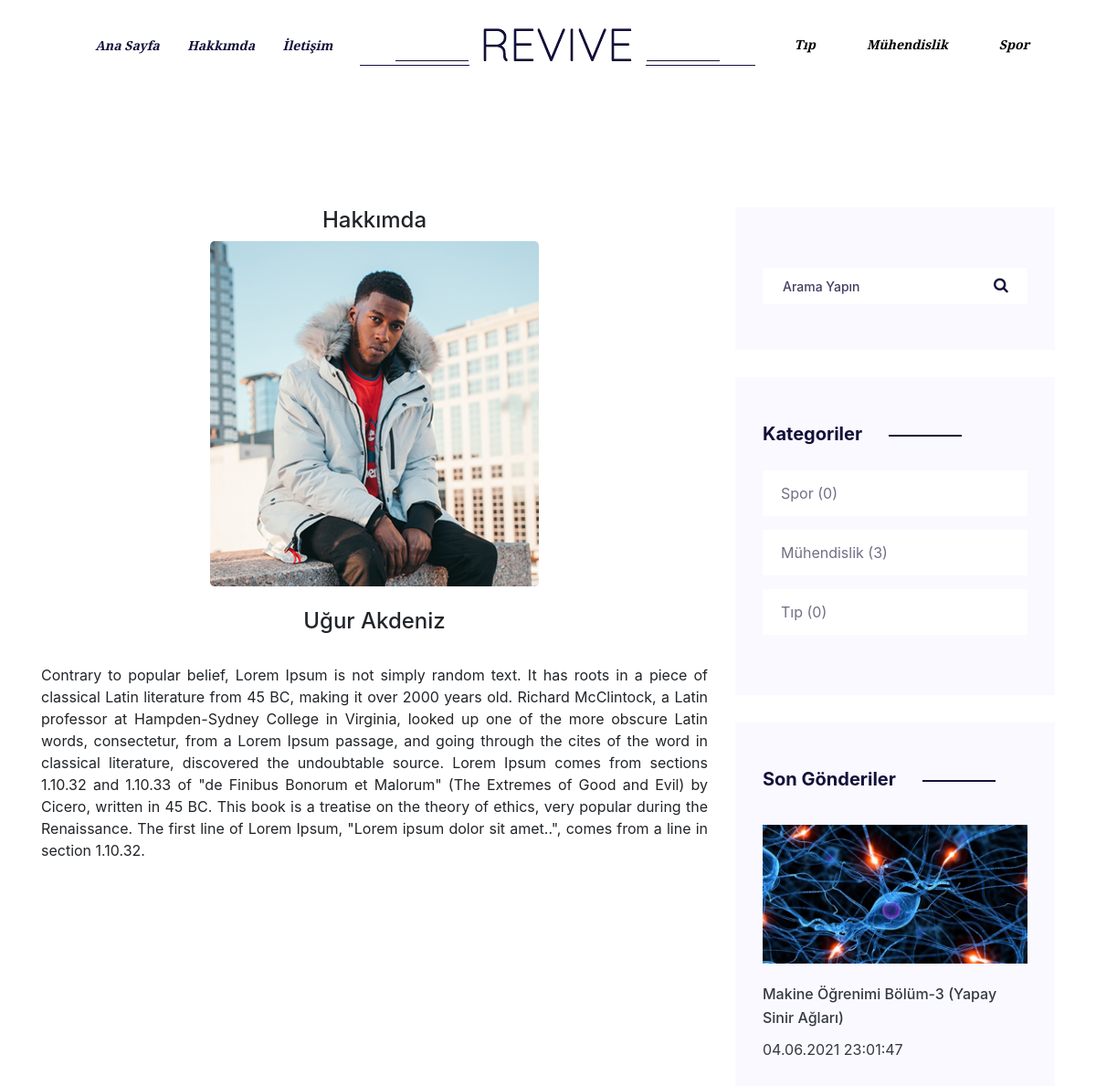
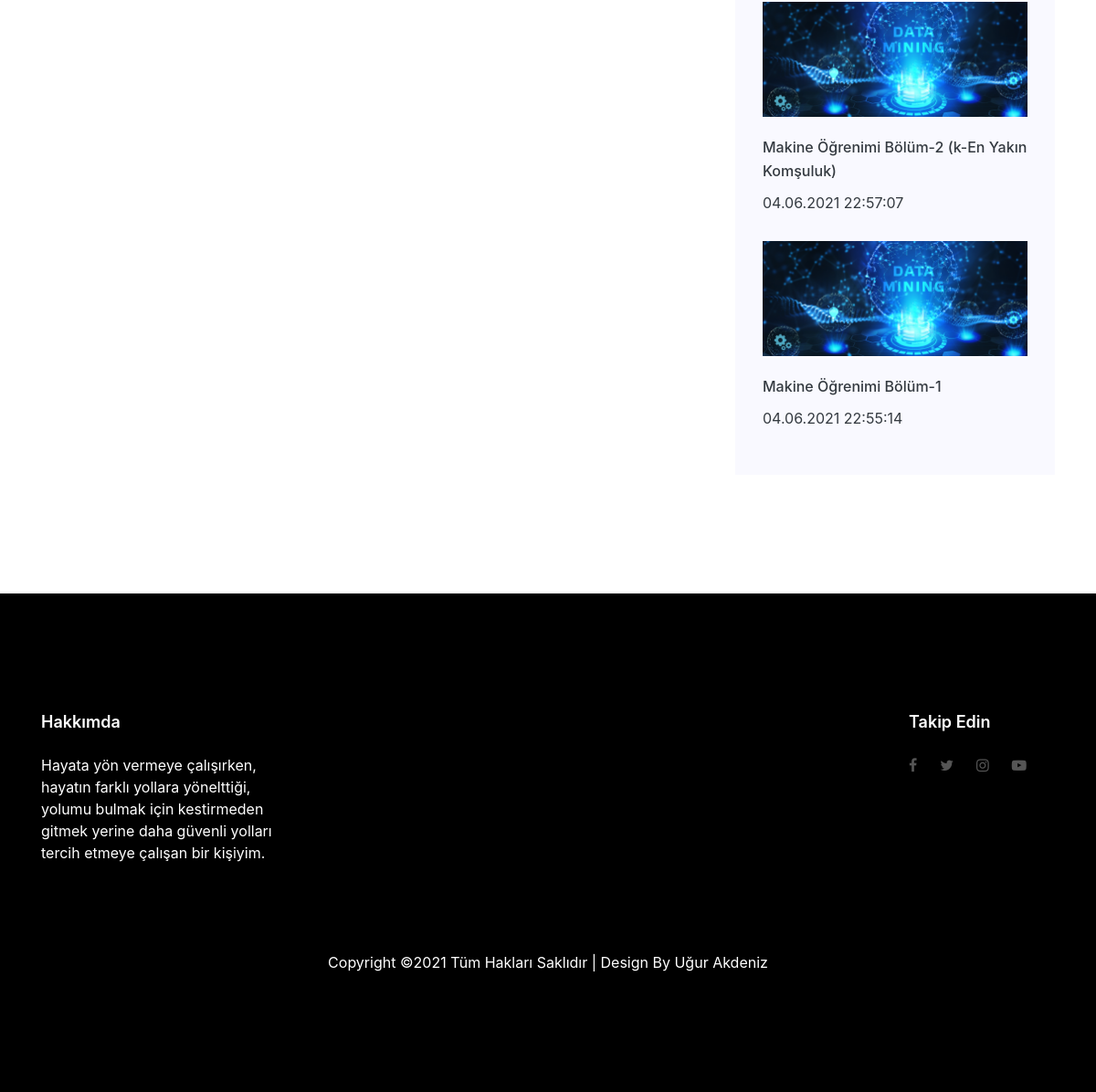
Page /about.php on the committed database (2 pictures, top to bottom).
### tables this page shows
CREATE TABLE `categories` (
  `cat_id` int(11) NOT NULL,
  `cat_title` varchar(255) NOT NULL
);

CREATE TABLE `about` (
  `biography_id` int(11) UNSIGNED NOT NULL,
  `biography_name` varchar(255) NOT NULL,
  `biography_about` text NOT NULL,
  `biography_about_long` text NOT NULL,
  `about_me` text NOT NULL,
  `facebook` varchar(255) NOT NULL,
  `twitter` varchar(255) NOT NULL,
  `instagram` varchar(255) NOT NULL,
  `youtube` varchar(255) NOT NULL
);

CREATE TABLE `posts` (
  `post_id` int(11) NOT NULL,
  `post_title` varchar(255) NOT NULL,
  `post_category` varchar(255) NOT NULL,
  `post_category_id` int(11) NOT NULL,
  `post_author` varchar(255) NOT NULL,
  `post_content` text NOT NULL,
  `post_date` varchar(255) NOT NULL,
  `post_image` text NOT NULL,
  `post_comment_count` int(255) NOT NULL,
  `post_views` int(255) NOT NULL,
  `post_tags` text NOT NULL,
  `post_status` varchar(255) NOT NULL DEFAULT 'draft',
  `post_track` text NOT NULL
);

### about.php (the view, shortened to what this page needs)
<!DOCTYPE html>
<html lang="zxx" class="no-js">
<head>
    <link rel="stylesheet" href="css/linearicons.css" />
    <link rel="stylesheet" href="css/font-awesome.min.css" />
    <link rel="stylesheet" href="css/magnific-popup.css" />
    <link rel="stylesheet" href="css/nice-select.css" />
    <link rel="stylesheet" href="css/owl.carousel.css" />
    <link rel="stylesheet" href="css/bootstrap.css" />
    <link rel="stylesheet" href="css/bootstrap-datepicker.css" />
    <link rel="stylesheet" href="css/themify-icons.css" />
    <link rel="stylesheet" href="css/main.css" />
</head>
<body>
    <?php include 'includes/header.php'; ?>
    <?php
    $query = "select * from about";
    $result = mysqli_query($connection, $query);
    while ($row = mysqli_fetch_assoc($result)) {
        $biography_name       = $row["biography_name"];
        $biography_about_long = $row['biography_about_long'];
    }
    ?>
    <?php include 'includes/navigation.php' ?>
    <section class="blog-post-area section-gap relative">
        <div class="container">
            <div class="row blog-entries">
                <div class="col-md-12 col-lg-8 main-content">
                    <h4 style="text-align: center;">Hakkımda</h4>
                    <div class="sidebar-box">
                        <div class="bio text-center">
                            <img src="images/1.jpg" alt="Image Placeholder" class="img-fluid">
                            <div class="bio-body"><br>
                                <h4><?php echo $biography_name ?></h4><br>
                                <p align="justify"><?php echo $biography_about_long ?></p>
                            </div>
                        </div>
                    </div>
                </div>
                <div class="col-lg-4 sidebar-widgets">
                    <div class="widget-wrap">
                        <div class="single-sidebar-widget search-widget">
                            <form action="search.php" class="search-form" method="post">
                                <div class="form-group">
                                    <input placeholder="Arama Yapın" name="search" type="text" onfocus="this.placeholder = ''" onblur="this.placeholder = 'Search Posts'">
                                    <button type="submit"><i class="fa fa-search"></i></button>
                                </div>
                            </form>
                        </div>
                        <?php include 'includes/category.php'; ?>
                        <?php include 'includes/sidebar.php'; ?>
                    </div>
                </div>
            </div>
        </div>
    </section>
    <?php include 'includes/footer.php'; ?>
</body>
</html>

### includes/header.php (shortened to what this page needs)
<?php include "db.php"; ?>
<?php include "function.php"; ?>
<!doctype html>
<html lang="en">
  <head>
    <link rel="stylesheet" href="css/bootstrap.css">
    <link rel="stylesheet" href="css/animate.css">
    <link rel="stylesheet" href="css/owl.carousel.min.css">
    <link rel="stylesheet" href="fonts/ionicons/css/ionicons.min.css">
    <link rel="stylesheet" href="fonts/fontawesome/css/font-awesome.min.css">
    <link rel="stylesheet" href="fonts/flaticon/font/flaticon.css">
  </head>
  <body>

### includes/navigation.php (shortened to what this page needs)
<header class="header-area">
  <div class="container">
    <div class="header-wrap">
      <div class="header-top d-flex justify-content-between align-items-lg-center navbar-expand-lg">
        <div class="col menu-left">
          <a class="active" href="index.php" style="text-decoration: none;">Ana Sayfa</a>
          <a class="active" href="about.php" style="text-decoration: none;">Hakkımda</a>
          <a class="active" href="contact.php" style="text-decoration: none;">İletişim</a>
        </div>
        <div class="col-5 text-lg-center mt-2 mt-lg-0">
          <span class="logo-outer">
            <span class="logo-inner">
              <a href="index.php"><img class="mx-auto" src="images/logo.png" alt="" /></a>
            </span>
          </span>
        </div>
        <nav class="col navbar navbar-expand-lg justify-content-end">
          <div class="collapse navbar-collapse menu-right" id="collapsibleNavbar">
            <ul class="navbar-nav justify-content-center w-100">
              <li class="nav-item">
                <?php echo show_cat(); ?>
              </li>
            </ul>
          </div>
        </nav>
      </div>
    </div>
  </div>
</header>

### includes/function.php
<?php
 include "db.php";
 function show_cat(){
   global $connection;
   $query = "SELECT * FROM categories";
   $result = mysqli_query($connection, $query);
   while($row = mysqli_fetch_array($result)){
     $cat_id = $row['cat_id'];
     $cat_title = $row['cat_title'];
     echo "<li class='nav-item dropdown'><a class='nav-link' href='category.php?cat_id=$cat_id'>{$cat_title}</a></li>";
   }
 }
 ?>

### includes/category.php
<?php
$query = "SELECT * FROM categories ORDER BY cat_id DESC LIMIT 6";
$result = mysqli_query($connection, $query);
?>
<div class="single-sidebar-widget post-category-widget">
  <h4 class="category-title">Kategoriler</h4>
  <ul class="cat-list mt-20">
    <?php
    while ($row = mysqli_fetch_array($result)) {
      $cat_id = $row['cat_id'];
      $cat_title = $row['cat_title'];
      $sql = mysqli_query($connection, "SELECT * FROM posts WHERE post_category_id=$cat_id");
      $span = mysqli_num_rows($sql);
      echo "<li><a href='category.php?cat_id=$cat_id' style='text-decoration:none;'>$cat_title <span>($span)</span></a></li>";
    }
    ?>
  </ul>
</div>

### includes/sidebar.php (shortened to what this page needs)
<div class="single-sidebar-widget popular-post-widget">
  <h4 class="popular-title">Son Gönderiler</h4>
  <div class="popular-post-list">
    <?php
    $query = "SELECT * FROM posts ORDER BY post_id DESC LIMIT 5";
    $result = mysqli_query($connection, $query);
    while ($row = mysqli_fetch_assoc($result)) {
      $post_id = $row['post_id'];
      $post_title = $row['post_title'];
      $post_image = $row['post_image'];
      $date = $row['post_date'];
    ?>
      <div class="single-post-list">
        <a href="single.php?post=<?php echo $post_id; ?>" style="text-decoration: none;">
          <div class="thumb">
            <img class="img-fluid" src="admin/<?php echo $post_image; ?>" alt="">
          </div>
          <div class="details mt-20">
            <h6 style="color: #343a40;text-decoration: none;"><?php echo $post_title; ?></h6>
            <a>
              <p style="color: #343a40;text-decoration: none;"> <?php echo $date; ?> </p>
            </a>
          </div>
        </a>
      </div>
    <?php }
    ?>
  </div>
</div>

### includes/footer.php
 <?php include'includes/db.php'; ?>
 <?php
$query = "select * from about";
$result = mysqli_query($connection, $query);
while($row = mysqli_fetch_assoc($result))
{
  $about_me             = $row["about_me"];
  $facebook             = $row["facebook"];
  $twitter              = $row["twitter"];
  $instagram            = $row["instagram"];
  $youtube              = $row["youtube"];
}
 ?>
      <footer class="footer-area section-gap">
      <div class="container">
        <div class="row">
          <div class="col-lg-3  col-md-6 col-sm-6">
            <div class="single-footer-widget">
              <h6>Hakkımda</h6>
              <p style="color: white;">
                <?php echo $about_me; ?>
              </p>
            </div>
          </div>
          <div class="col-lg-4  col-md-6 col-sm-6">
          </div>
          <div class="col-lg-3  col-md-6 col-sm-6">
          </div>
          <div class="col-lg-2 col-md-6 col-sm-6">
            <div class="single-footer-widget">
              <h6>Takip Edin</h6>
              <div class="footer-social d-flex align-items-center">
                <a href="<?php echo $facebook; ?>"><i class="fa fa-facebook"></i></a>
                <a href="<?php echo $twitter; ?>"><i class="fa fa-twitter"></i></a>
                <a href="<?php echo $instagram; ?>"><i class="fa fa-instagram"></i></a>
                <a href="<?php echo $youtube; ?>"><i class="fa fa-youtube-play"></i></a>
              </div>
            </div>
          </div>
        </div>
        <div class="footer-bottom d-flex justify-content-center align-items-center flex-wrap">
          <p class="footer-text m-0" style="color: white;">
Copyright &copy;<script>document.write(new Date().getFullYear());</script> Tüm Hakları Saklıdır | Design By Uğur Akdeniz
</p>
        </div>
      </div>
    </footer>

### rows in the picture
categories: cat_title "Tıp", span "0"
categories: cat_title "Mühendislik", span "3"
categories: cat_title "Spor", span "0"
about: biography_name "Uğur Akdeniz", biography_about_long "Contrary to popular belief, Lorem Ipsum is not simply random text. It has roots in a piece of classical Latin literature from 45 BC, making it over 2000 years old. Richard McClintock, a Latin professor at Hampden-Sydney College in Virginia, looked up one of the more obscure Latin words, consectetur, from a Lorem Ipsum passage, and going through the cites of the word in classical literature, discovered the undoubtable source. Lorem Ipsum comes from sections 1.10.32 and 1.10.33 of \"de Finibus Bonorum et Malorum\" (The Extremes of Good and Evil) by Cicero, written in 45 BC. This book is a treatise on the theory of ethics, very popular during the Renaissance. The first line of Lorem Ipsum,…", about_me "Hayata yön vermeye çalışırken, hayatın farklı yollara yönelttiği, yolumu bulmak için kestirmeden gitmek yerine daha güvenli yolları tercih etmeye çalışan bir kişiyim."
posts: post_image (picture), post_title "Makine Öğrenimi Bölüm-3 (Yapay Sinir Ağları)", post_date "04.06.2021 23:01:47"
posts: post_image (picture), post_title "Makine Öğrenimi Bölüm-2 (k-En Yakın Komşuluk)", post_date "04.06.2021 22:57:07"
posts: post_image (picture), post_title "Makine Öğrenimi Bölüm-1", post_date "04.06.2021 22:55:14"
